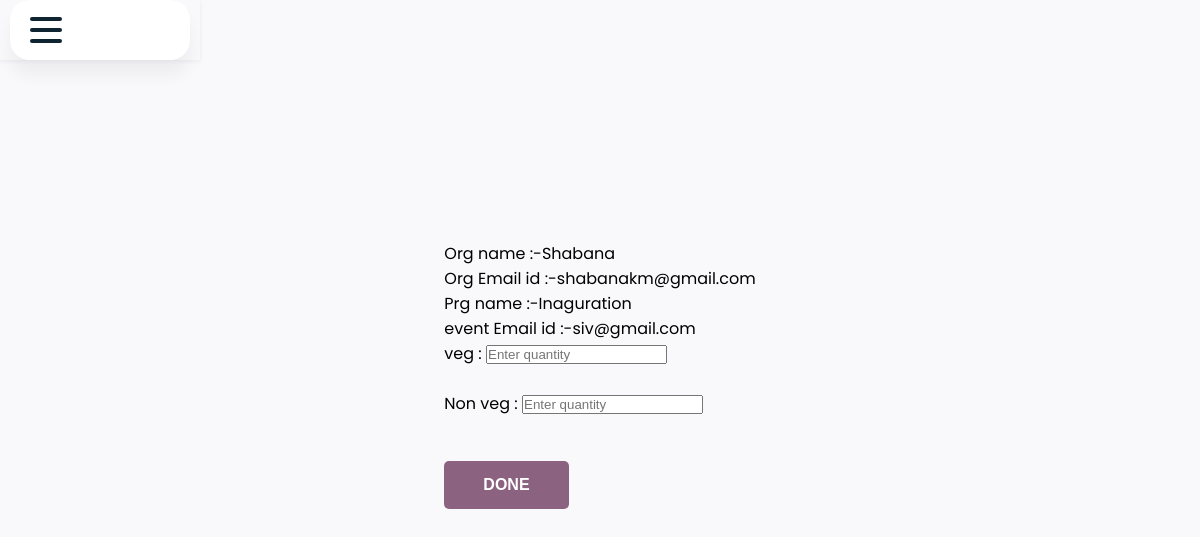
/booknow.php?event_id=3 (signed in), run on the app's committed database.
### tables this page shows
CREATE TABLE `organization` (
  `org_id` int(50) NOT NULL,
  `ev_id` int(50) NOT NULL,
  `name` varchar(150) NOT NULL,
  `email_id` varchar(150) NOT NULL,
  `phn_number` bigint(50) NOT NULL,
  `no_members` int(150) NOT NULL,
  `age_group` enum('children','youth','adults','seniors') NOT NULL,
  `address` varchar(150) NOT NULL,
  `location` varchar(150) NOT NULL,
  `license` varchar(150) NOT NULL,
  `date` datetime NOT NULL DEFAULT current_timestamp(),
  `created_by` int(50) NOT NULL,
  `status` int(150) NOT NULL DEFAULT 1
);

CREATE TABLE `events` (
  `events_id` int(50) NOT NULL,
  `name` varchar(150) NOT NULL,
  `phn_number` bigint(10) NOT NULL,
  `email_id` varchar(150) NOT NULL,
  `address` varchar(150) NOT NULL,
  `location` varchar(150) NOT NULL,
  `item` varchar(150) NOT NULL,
  `veg_quantity` int(50) NOT NULL,
  `non_veg_quantity` int(50) NOT NULL,
  `date` date NOT NULL DEFAULT current_timestamp(),
  `created_by` int(50) NOT NULL,
  `status` int(11) NOT NULL DEFAULT 1
);

### booknow.php (the view, shortened to what this page needs)
<?php
include "db.php";
$getid = $_SESSION['id'];
$decoded = base64_decode($getid);
$decoded_encoding = 'iso-2022-jp';
$id = iconv($decoded_encoding, 'UTF-8', $decoded);
$event_id = null;
if (isset($_GET['event_id'])) {
    $get_event_id = $_GET['event_id'];
    $event_id = intval($get_event_id);
}
$user1 = "SELECT * FROM `organization`  where created_by='$id'";
$result1 = mysqli_query($db, $user1);
$details1 = mysqli_fetch_array($result1);
$user = "SELECT * FROM `events`  where events_id='$event_id'";
$result = mysqli_query($db, $user);
$details = mysqli_fetch_array($result);
?>
<!DOCTYPE html>
<html lang="en">
    <head>
        <link rel="stylesheet" href="./static/css/registration.css">
        <link rel="stylesheet" href="./static/css/navbar.css">
        <link rel="stylesheet" href="https://cdnjs.cloudflare.com/ajax/libs/font-awesome/5.15.4/css/all.min.css" />
    </head>
    <body>
        <header>
        <nav>
            <div class="navbar">
            <div class="container nav-container">
                <div class="hamburger-lines">
                <span class="line line1"></span>
                <span class="line line2"></span>
                <span class="line line3"></span>
                </div>
            </div>
            </div>
        </nav>
        </header>
        <form class="ajax" id="ajax-form" action="booknow.php?event_id=<?php echo $event_id ?>" method="POST" enctype="multipart/form-data">
            <div class="containers">
                <p>Org name :-<?php echo $details1 != null ? $details1['name'] : ''; ?></p>
                <p>Org Email id :-<?php echo $details1 != null ? $details1['email_id'] : ''; ?></p>
                <p>Prg name :-<?php echo $details != null ? $details['name'] : ''; ?></p>
                <p>event Email id :-<?php echo $details != null ? $details['email_id'] : ''; ?></p>
                <label> veg : </label>
                <input type="number" placeholder="Enter quantity" name="veg_quantity" required><br><br>
                <label>Non veg : </label>
                <input type="number" placeholder="Enter quantity" name="non_veg_quantity" required> <br><br>
                <button type="submit" name="btn">DONE</button><br><br><br>
            </div>
        </form>
    </body>
</html>

### static/css/registration.css (style rules this page uses)
* { box-sizing: border-box; }
:root { --success-color: #2ecc71; --error-color: #e74c3c; --checkmark-color: #43b324; }
body { background-color: #f9f8fb; font-family: "Poppins", sans-serif; display: flex; justify-content: center; align-items: center; min-height: 100vh; margin: 0; padding: 120px; }
.container { background-color: #fff; border-radius: 20px; box-shadow: 0 15px 16.83px 0.17px rgba(0, 0, 0, 0.05); -webkit-box-shadow: 0 15px 16.83px 0.17px rgba(0, 0, 0, 0.05); width: 900px; max-width: 1200px; padding: 30px; display: flex; }
button { cursor: pointer; background: rgba(93, 35, 75, 0.7); border: none; border-radius: 5px; color: #fff; display: inline-block; font-size: 16px; padding: 15px 39px; margin-top: 20px; transition: all ease 0.25s; font-weight: bold; }

### static/css/navbar.css (style rules this page uses)
* { margin: 0; padding: 0; box-sizing: border-box; }
nav { position: fixed; top: 0; left: 0; }
body { font-family: "Poppins", sans-serif; }
.container { max-width: 1050px; width: 90%; margin: auto; }
.navbar { width: 100%; box-shadow: 0 1px 4px rgb(146 161 176 / 15%); }
.nav-container { display: flex; justify-content: space-between; align-items: center; height: 62px; }
.nav-container { display: block; position: relative; height: 60px; }
.nav-container .hamburger-lines { display: block; height: 26px; width: 32px; position: absolute; top: 17px; left: 20px; z-index: 2; display: flex; flex-direction: column; justify-content: space-between; }
.nav-container .hamburger-lines .line { display: block; height: 4px; width: 100%; border-radius: 10px; background: #0e2431; }
.nav-container .hamburger-lines .line1 { transform-origin: 0% 0%; transition: transform 0.4s ease-in-out; }
.nav-container .hamburger-lines .line2 { transition: transform 0.2s ease-in-out; }
.nav-container .hamburger-lines .line3 { transform-origin: 0% 100%; transition: transform 0.4s ease-in-out; }

### data on the page
organization: name "Shabana", email "shabanakm@gmail.com"
events: name "Inaguration", email "siv@gmail.com"
